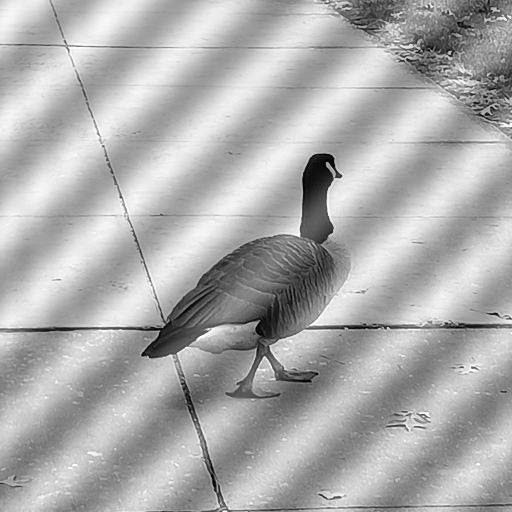
#> input picture Lab-5/pnois2.jpg, 512 x 512 px
$ python fourier_base.py   (older library calls are emulated)
#> lines starting #> are read from the running program, lines starting #| are printed output that depends on the picture
# Fourier transform - guassian lowpass filter

import cv2
import numpy as np
from matplotlib import pyplot as plt

# take input
img_input = cv2.imread('pnois2.jpg', 0)
#> img_input is the input picture: shape (512, 512); min 0, max 255, mean 172.7
img = img_input.copy()
image_size = img.shape[0] * img.shape[1]
#> image_size = 262144


#%%
# fourier transform
ft = np.fft.fft2(img)
ft_shift = np.fft.fftshift(ft)
#ft_shift = ft
magnitude_spectrum_ac = np.abs(ft_shift)
magnitude_spectrum = 20 * np.log(np.abs(ft_shift)+1)
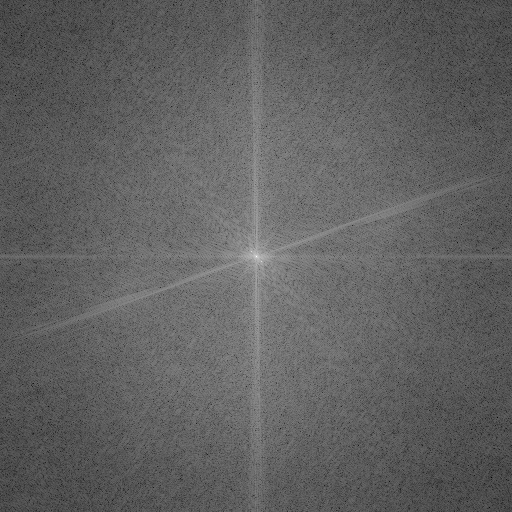
#> magnitude_spectrum: shape (512, 512) float64; min 40.92, max 352.6, mean 159.2; drawn with min black and max white
magnitude_spectrum = cv2.normalize(magnitude_spectrum, None,0,255,cv2.NORM_MINMAX,dtype=cv2.CV_8U)
ang = np.angle(ft_shift)
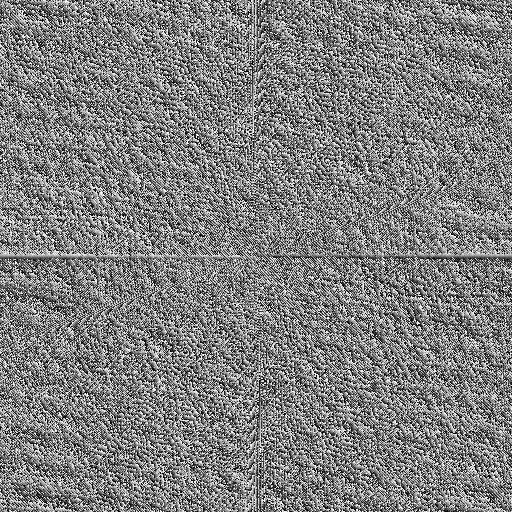
#> ang: shape (512, 512) float64; min -3.14, max 3.14, mean 1.08e-18; drawn with min black and max white
ang_ = cv2.normalize(ang, None,0,255,cv2.NORM_MINMAX,dtype=cv2.CV_8U)


#Apply filter here
magnitude_spectrum_ac[261,261] = 0;
#> magnitude_spectrum_ac: shape (512, 512) float64; min 0, max 45270053, mean 5625.9
magnitude_spectrum_ac[251,251] = 0;
#> magnitude_spectrum_ac: shape (512, 512) float64; min 0, max 45270053, mean 5604.8

## phase add F(u,v)=∣F(u,v)∣*e^jθ(u,v)
final_result = np.multiply(magnitude_spectrum_ac, np.exp(1j*ang))

# inverse fourier
img_back = np.real(np.fft.ifft2(np.fft.ifftshift(final_result)))
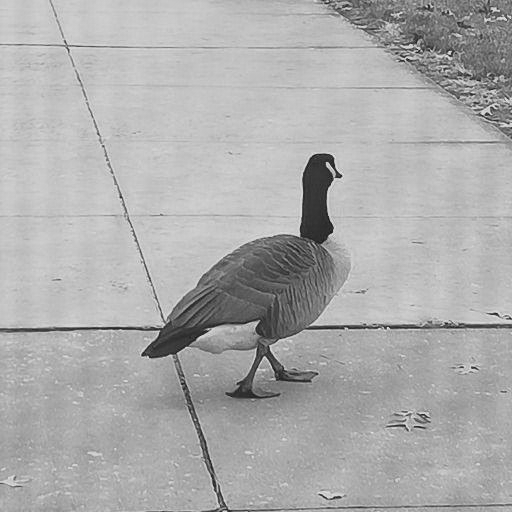
#> img_back: shape (512, 512) float64; min 18.53, max 233.1, mean 172.7
img_back_scaled = cv2.normalize(img_back, None, 0,255,cv2.NORM_MINMAX,dtype=cv2.CV_8U)


## plot
cv2.imshow("input", img_input)
cv2.imshow("Magnitude Spectrum",magnitude_spectrum)
cv2.imshow("Phase", ang_)
cv2.waitKey(0)
cv2.imshow("Inverse transform",img_back_scaled)

cv2.waitKey(0)
cv2.destroyAllWindows()
